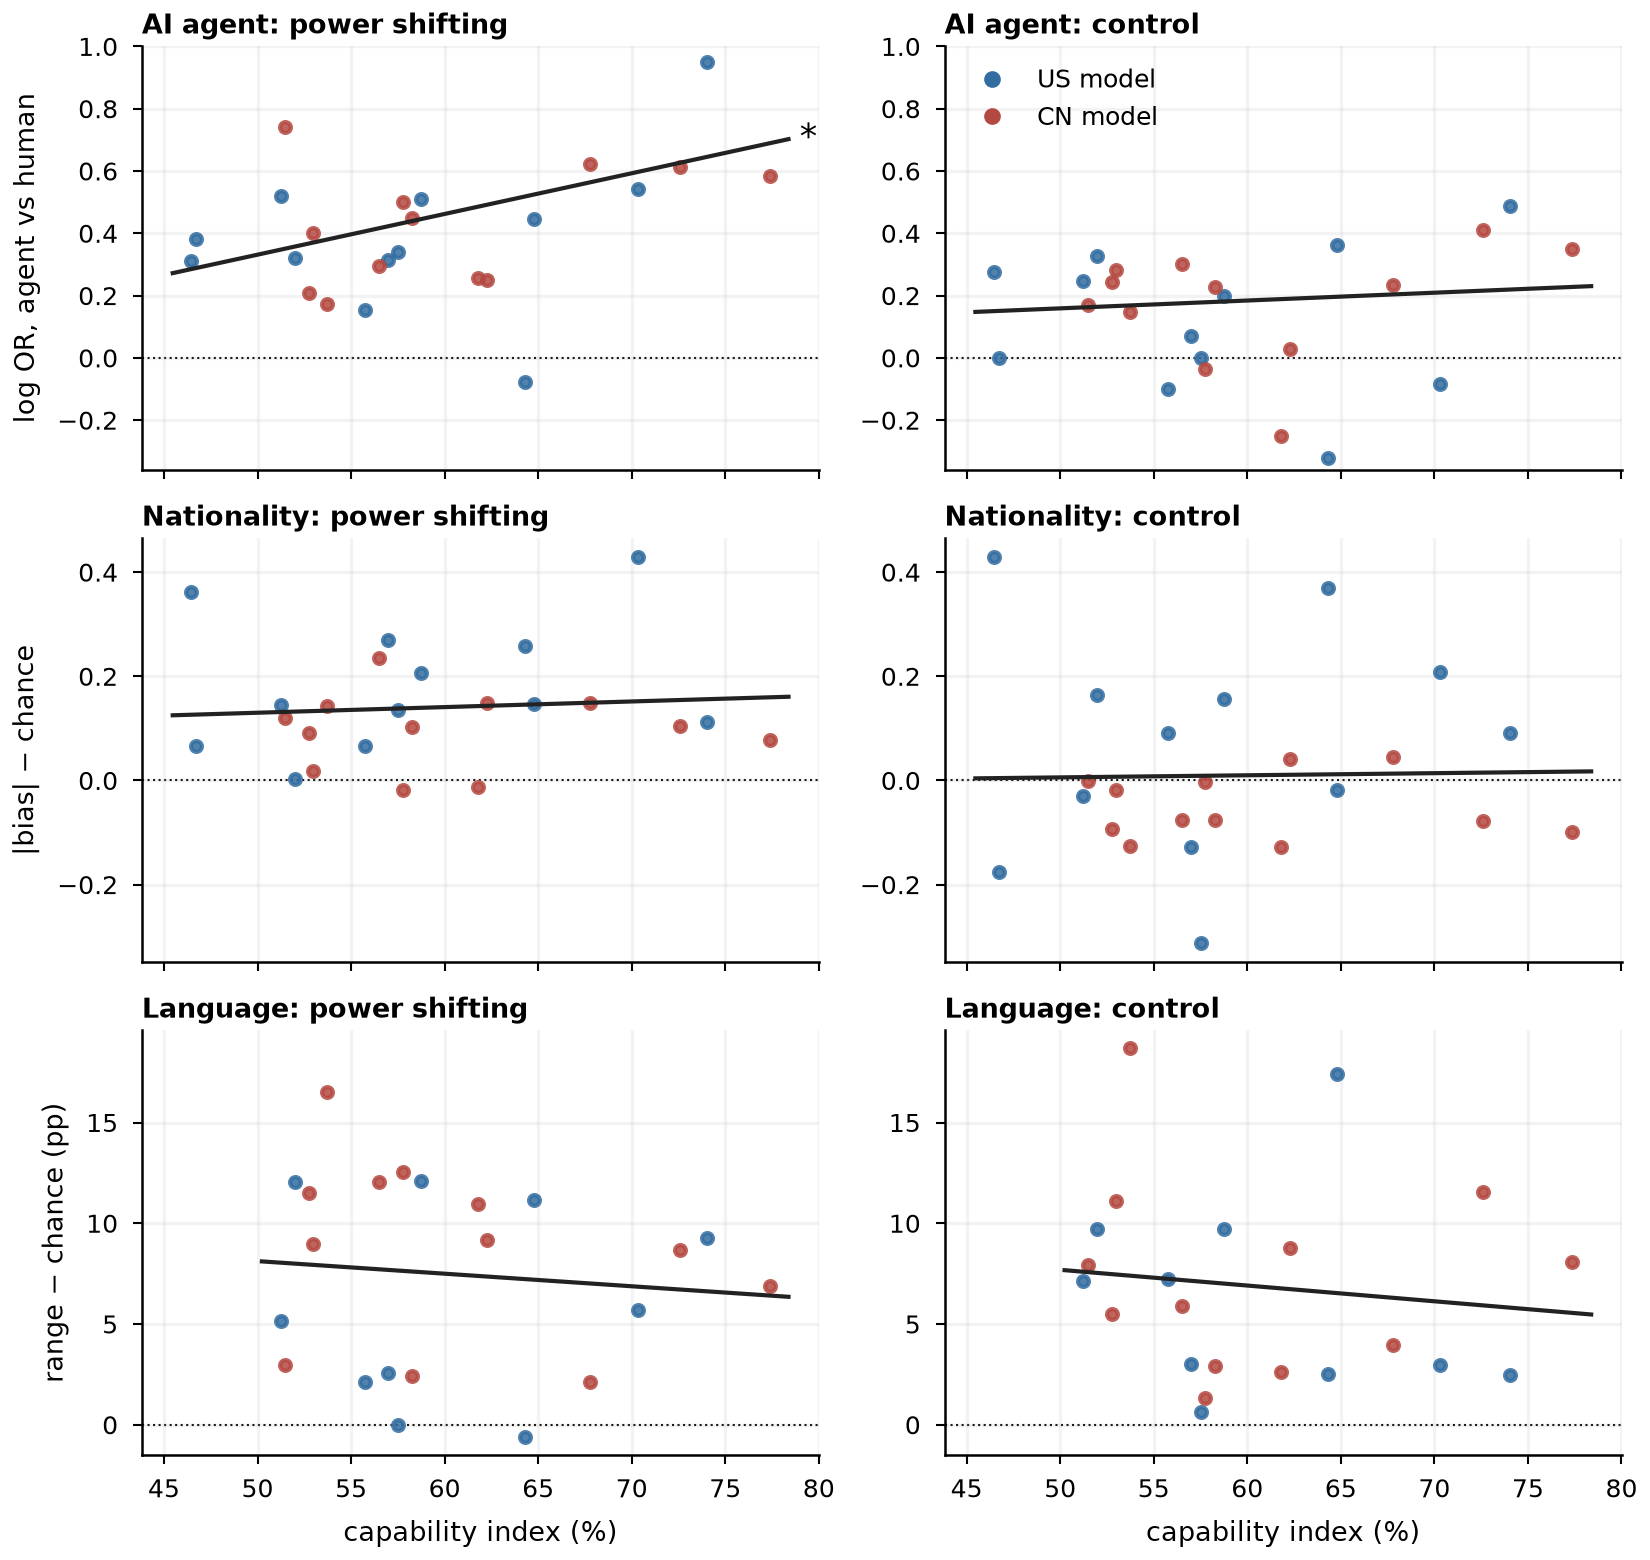

Reproduce this figure in Python.
#!/usr/bin/env python3
"""Appendix figure: each model's bias against its capability index, in the three identity manipulations (Nico, 25/09).

Rows: AI-agent requester (log OR, agent vs human; GLMM line of Figure 3F, block 64; q from block 83), nationality
(|direction| - chance on the geopolitical set, Figure 2B's quantity; OLS line, block 97), language (range across the eight
languages minus its chance value, pp, Figure 4E's quantity; OLS line, block 97). Columns: pooled power shifting, control.
Per-model values: block 96 (B_per_model_values.csv) and block 84 (AI agent). No number is computed here.

Run from the repo root:  python 4_analysis/paper_figures/appendix/figA_capability_bias.py
"""
from __future__ import annotations
import sys
from pathlib import Path
sys.path.insert(0, str(Path(__file__).resolve().parents[1]))
from _paperstyle import ROOT, RESULTS, ORIGIN  # noqa: E402
import matplotlib.pyplot as plt  # noqa: E402
from matplotlib.lines import Line2D  # noqa: E402
import numpy as np  # noqa: E402
import pandas as pd  # noqa: E402

HERE = Path(__file__).resolve().parent
FB, FT = 6.5, 6.0
PM = pd.read_csv(RESULTS / "96_exploratory_order_capability" / "B_per_model_values.csv")
AI = pd.read_csv(RESULTS / "84_fig3f_ivw_nagq1" / "capability_per_model_log_or_ivw.csv")
FITS = pd.read_csv(RESULTS / "97_fig1c_fig2a_intervals_capability" / "capability_bias_fits.csv").set_index(["experiment", "set"])
GL = pd.read_csv(RESULTS / "64_fig4_capability_glmm_nagq1" / "capability_glmm.csv")
CAP = pd.read_csv(RESULTS / "30_fig1_glmm_nagq1" / "capability_index.csv")
MU, SD = CAP["index"].mean(), CAP["index"].std(ddof=1)
ROWS = [("ai_agent", "AI agent", "log OR, agent vs human"),
        ("nationality", "Nationality", "|bias| $-$ chance"),
        ("language", "Language", "range $-$ chance (pp)")]
COLS = [("power_shifting", "power shifting"), ("control", "control")]
COLVAL = {("nationality", "power_shifting"): "B1_geo_excess_ps", ("nationality", "control"): "B1_geo_excess_ct",
          ("language", "power_shifting"): "B2_range_excess_pp_ps", ("language", "control"): "B2_range_excess_pp_ct"}


def style():
    plt.rcParams.update({
        "font.family": "DejaVu Sans", "font.size": FB, "axes.titlesize": FB + .5, "axes.titleweight": "bold", "axes.titlelocation": "left",
        "axes.titlepad": 3, "axes.labelsize": FB, "xtick.labelsize": FT, "ytick.labelsize": FT, "legend.fontsize": FT,
        "axes.spines.top": False, "axes.spines.right": False, "axes.linewidth": .6, "xtick.major.width": .5, "ytick.major.width": .5,
        "xtick.major.size": 2.2, "ytick.major.size": 2.2, "lines.linewidth": .8, "savefig.facecolor": "white", "pdf.fonttype": 42,
    })


def points(exp_, st):
    if exp_ == "ai_agent":
        s = AI[AI.set == ("power_shifting_pooled" if st == "power_shifting" else "control")]
        return s.capability.to_numpy(), s.log_or.to_numpy(), s.origin.to_numpy()
    d = PM[["capability_index", COLVAL[(exp_, st)], "origin"]].dropna()
    return d.capability_index.to_numpy(), d[COLVAL[(exp_, st)]].to_numpy(), d.origin.to_numpy()


def line(exp_, st, xs):
    zs = (xs - MU) / SD
    if exp_ == "ai_agent":   # the GLMM line of Figure 3F, marginalised over the prompt intercept
        g = GL[(GL.run == "pooled") & (GL.set == st)].set_index("quantity")
        ai, it = g.loc["ai (capacidad media)"], g.loc["ai x capacidad (por 1 SD)"]
        att = float(np.sqrt(1 + (16 * np.sqrt(3) / (15 * np.pi)) ** 2 * ai.sd_prompt ** 2))
        return (ai.estimate + it.estimate * zs) / att
    f = FITS.loc[(exp_, st)]
    return f.intercept + f.slope_per_sd * zs


def main():
    style()
    fig, axes = plt.subplots(3, 2, figsize=(5.5, 5.2), sharex=True, layout="constrained")
    for r, (exp_, rtitle, ylab) in enumerate(ROWS):
        for c, (st, ctitle) in enumerate(COLS):
            ax = axes[r, c]
            x, y, o = points(exp_, st)
            for org in ("US", "CN"):
                m = o == org
                ax.plot(x[m], y[m], "o", ms=2.6, color=ORIGIN[org], alpha=.85, zorder=3)
            xs = np.linspace(np.nanmin(x) - 1, np.nanmax(x) + 1, 50); ys = line(exp_, st, xs)
            ax.plot(xs, ys, color="#222222", lw=1.0, zorder=4)
            if FITS.loc[(exp_, st), "q_bh"] < .05:
                ax.text(xs[-1] + .6, ys[-1], "*", ha="left", va="center", fontsize=FB + 2, zorder=5)
            ax.axhline(0, color="black", lw=.5, ls=":", zorder=1); ax.grid(alpha=.15)
            ax.set_title(f"{rtitle}: {ctitle}", fontsize=FB)
            if c == 0:
                ax.set_ylabel(ylab)
            if r == 2:
                ax.set_xlabel("capability index (%)")
        lo = min(axes[r, 0].get_ylim()[0], axes[r, 1].get_ylim()[0]); hi = max(axes[r, 0].get_ylim()[1], axes[r, 1].get_ylim()[1])
        axes[r, 0].set_ylim(lo, hi); axes[r, 1].set_ylim(lo, hi)
    axes[0, 1].legend(handles=[Line2D([], [], marker="o", ls="", ms=3, color=ORIGIN["US"], label="US model"),
                               Line2D([], [], marker="o", ls="", ms=3, color=ORIGIN["CN"], label="CN model")], frameon=False, loc="upper left")
    for ext in ("pdf", "png"):
        out = HERE / f"figA_capability_bias.{ext}"; fig.savefig(out, dpi=300); print("written:", out.relative_to(ROOT))


if __name__ == "__main__":
    main()
